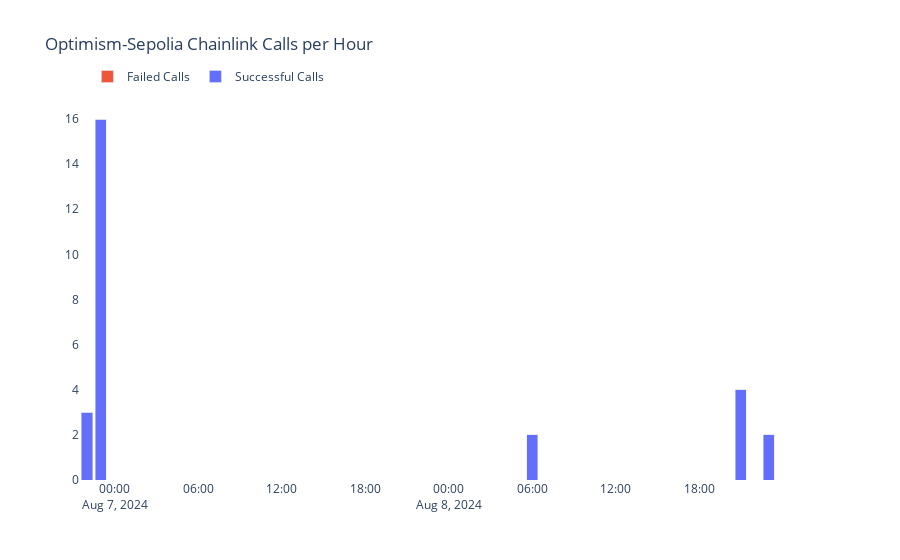

Notebook cell for this chart:
### Code cell
op_sepolia_chart = make_subplots(specs=[[{"secondary_y": True}]])
        
op_sepolia_chart.add_trace(
    go.Bar(
        x=op_hourly_filled['hourly'],
        y=op_hourly_filled['call_success'],
        name='Successful Calls',
    ),
    secondary_y=False
)

op_sepolia_chart.add_trace(
    go.Bar(
        x=op_hourly_filled['hourly'],
        y=op_hourly_filled['call_fail'],
        name='Failed Calls',
    ),
    secondary_y=False
)

op_sepolia_chart.update_layout(
    barmode='stack',
    legend=dict(yanchor="top", y=1.1, xanchor="left", x=0.01,orientation="h",bgcolor='rgba(0,0,0,0)'
), plot_bgcolor='rgba(0,0,0,0)',
    paper_bgcolor='rgba(0,0,0,0)')
op_sepolia_chart.update_layout(
    title='Optimism-Sepolia Chainlink Calls per Hour',
    # barmode='group'  # Set the bar mode to either 'group' for side-by-side or 'stack' for stacked
)

op_sepolia_chart.show()
